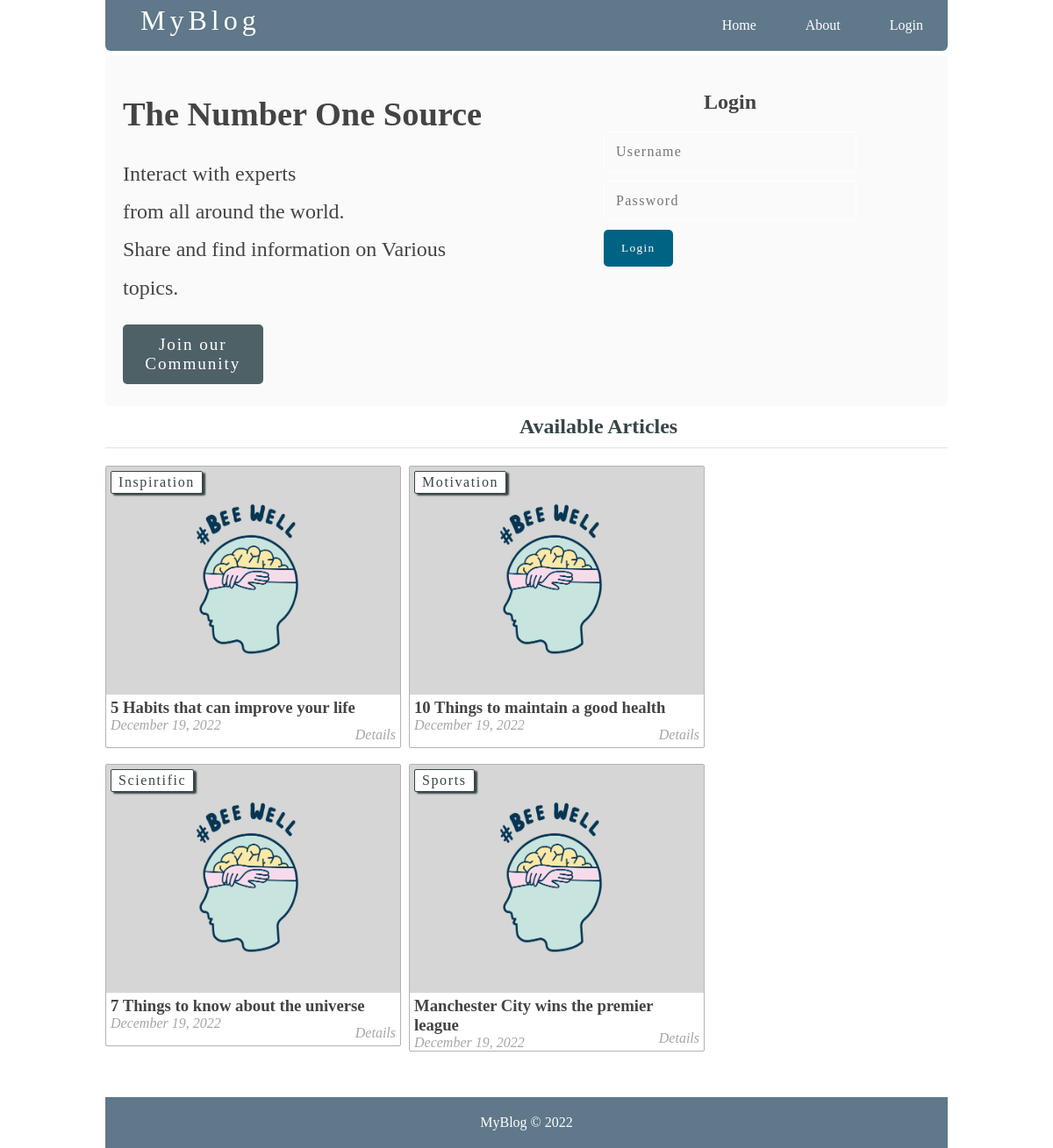
The page / on the database its author committed.
### tables this page shows
CREATE TABLE `articles` (
  `id` int NOT NULL AUTO_INCREMENT,
  `user_id` int DEFAULT NULL,
  `title` varchar(255) NOT NULL,
  `holder` varchar(255) NOT NULL,
  `views` int NOT NULL DEFAULT '0',
  `image` varchar(255) NOT NULL,
  `body` text NOT NULL,
  `published` tinyint(1) NOT NULL,
  `created_at` timestamp NOT NULL DEFAULT CURRENT_TIMESTAMP ON UPDATE CURRENT_TIMESTAMP,
  `updated_at` timestamp NOT NULL DEFAULT '0000-00-00 00:00:00',
  PRIMARY KEY (`id`),
  UNIQUE KEY `slug` (`holder`),
  KEY `user_id` (`user_id`),
  CONSTRAINT `articles_ibfk_1` FOREIGN KEY (`user_id`) REFERENCES `users` (`id`)
);

CREATE TABLE `topics` (
  `id` int NOT NULL,
  `name` varchar(255) DEFAULT NULL,
  `topic_holder` varchar(255) DEFAULT NULL,
  PRIMARY KEY (`id`),
  UNIQUE KEY `topic_holder_UNIQUE` (`topic_holder`)
);

### functions.php (called while the page is built, shortened)
<?php
function getArticles() {
	global $conn;
	$sql = "SELECT * FROM articles WHERE published=true";
	$result = mysqli_query($conn, $sql);
	$articles = mysqli_fetch_all($result, MYSQLI_ASSOC);
    $final_articles = array();
    foreach ($articles as $articl) {
		$articl['topic'] = getTopic($articl['id']);
		array_push($final_articles, $articl);
	}
	return $final_articles;
}
function getTopic($articlId){
    global $conn;
    $sql = "SELECT * FROM topics WHERE id=
			(SELECT topic_id FROM posts WHERE article_id=$articlId) LIMIT 1";
	$result = mysqli_query($conn, $sql);
	$topic = mysqli_fetch_assoc($result);
	return $topic;
}
?>

### index.php (the view, shortened to what this page needs)
<?php require_once('connect.php') ?>
<?php require_once('functions.php') ?>
<!DOCTYPE html>
<html>
<head>
	<link rel="stylesheet" href="css/style.css">
</head>
<body>
	<div class="container">
    <div class="navbar">
			<div class="brand">
				<a href="index.php"><h1>MyBlog</h1></a>
			</div>
			<ul>
              <li><a class="active" href="index.php">Home</a></li>
			  <li><a href="about.php">About</a></li>
              <li><a href="login.php">Login</a></li>
			</ul>
		</div>
        <?php if (isset($_SESSION['user']['username'])) { ?>
	<div class="logged_in_info">
		<span>Welcome <?php echo $_SESSION['user']['username'] ?></span>
		|
		<span><a href="logout.php">logout</a></span>
	</div>
    <?php }else{ ?>
    <div class="banner">
	<div class="welcome_msg">
		<h1>The Number One Source</h1>
		<p>
		    Interact with experts <br>
		    from all around the world. <br>
		    Share and find information on Various topics. <br>
		</p>
		<a href="register.php" class="btn">Join our Community</a>
	</div>
	<div class="login_div">
		<form action="login.php" method="post" >
			<h2>Login</h2>
			<input type="text" name="username" placeholder="Username">
			<input type="password" name="password"  placeholder="Password">
			<button class="btn" type="submit" name="login_btn">Login</button>
		</form>
	</div>
</div>
<?php } ?>
		<div class="content">
			<h2 class="content-title">Available Articles</h2>
			<hr>
			<?php $articles = getArticles(); ?>
            <?php foreach ($articles as $art): ?>
	<div class="post" style="margin-left: 0px;">
		<img src="<?php echo 'images/' . $art['image']; ?>" class="post_image" alt="">
        <?php if (isset($art['topic']['name'])): ?>
			<a
				href="<?php echo 'articleby_topic.php?topic=' . $art['topic']['id'] ?>"
				class="btn category">
				<?php echo $art['topic']['name'] ?>
			</a>
		<?php endif ?>
		<a href="single_article.php?post-slug=<?php echo $art['holder']; ?>">
			<div class="post_info">
				<h3><?php echo $art['title'] ?></h3>
				<div class="info">
					<span><?php echo date("F j, Y ", strtotime($art["created_at"])); ?></span>
					<span class="read_more">Details</span>
				</div>
			</div>
		</a>
	</div>
<?php endforeach ?>
		</div>
		<div class="footer">
			<p>MyBlog &copy; 2022</p>
		</div>
	</div>
</body>
</html>

### style.css (style rules this page uses)
* { margin: 0px; padding: 0px; }
html { height: 100%; box-sizing: border-box; }
body { position: relative; margin: 0; padding-bottom: 6rem; min-height: 100%; }
h1, h2, h3, h4, h5, h6 { color: #444; font-family: 'sans-serif', cursive; }
a { text-decoration: none; }
ul, ol { margin-left: 40px; }
hr { margin: 10px 0px; opacity: .25; }
form h2 { margin: 25px auto; text-align: center; font-family: 'sans-serif', cursive; }
form input { width: 100%; display: block; padding: 13px 13px; font-size: 1em; margin: 5px auto 10px; border-radius: 3px; box-sizing : border-box; background: transparent; border: 1px solid #3E606F; }
.btn { color: white; background: #4E6166; text-align: center; border: none; border-radius: 5px; display: block; letter-spacing: .1em; margin: 10px 0px; padding: 13px 20px; text-decoration: none; font-family: cursive; }
.container { width: 80%; margin: 0px auto; }
.navbar { margin: 0 auto; overflow: hidden; background-color: #5f788a; border-radius: 0px 0px 6px 6px; }
.navbar ul { list-style-type: none; float: right; }
.navbar ul li { float: left; font-family: cursive; }
.navbar ul li a { display: block; color: white; text-align: center; padding: 20px 28px; text-decoration: none; }
.navbar .brand { float: left; padding-top: 5px; padding-left: 40px; }
.navbar .brand h1 { color: white; font-size: 2em; letter-spacing: 5px; font-weight: 100; font-family: cursive; }
.footer { position: absolute; right: 0; bottom: 0; left: 0; color: white; background-color: #5f788a; text-align: center; width: 80%; margin: 20px auto 0px; padding: 20px 0px; }
.banner { margin: 5px auto; min-height: 400px; color: #444444; border-radius: 5px; background: #fafafa; }
.banner .welcome_msg { width: 45%; float: left; padding: 20px; }
.banner .welcome_msg h1 { color: #444444; margin: 25px 0px; font-size: 2.4em; font-family: 'sans-serif', cursive; }
.banner .welcome_msg p { color: #444444; font-size: 1.5em; line-height: 1.8em; font-family: cursive; }
.banner .welcome_msg a { width: 30%; margin: 20px 0px; padding: 12px 15px; font-size: 1.2em; text-decoration: none; }
.banner .login_div { width: 50%; float: left; }
.banner .login_div form { margin-top: 40px; }
.banner .login_div form h2 { color: cursive; margin-bottom: 20px; font-family: cursive; }
.banner .login_div form input { width: 60%; color: white; border: 1px solid white; margin: 10px auto; letter-spacing: 1.3px; font-family: cursive; }
.banner .login_div form button { display: block; background: #006384; margin-left: 20%; }
.content { margin: 5px auto; border-radius: 5px; min-height: 400px; }
.content:after { content: ""; display: block; clear: both; }
.content .content-title { margin: 10px 0px; color: #374447; font-family: 'sans-serif', cursive;; }
.content .post { width: 335px; margin: 9px; min-height: 320px; float: left; border-radius: 2px; border: 1px solid #b3b3b3; position: relative; }
.content .post .category { margin-top: 0px; padding: 3px 8px; color: #374447; background: white; display: inline-block; border-radius: 2px; border: 1px solid #374447; box-shadow: 3px 2px 2px; position: absolute; left: 5px; top: 5px; z-index: 3; }
.content .post .post_image { height: 260px; width: 100%; background-size: 100%; }
.content .post .post_image { width: 100%; height: 260px; }
.content .post .post_info { height: 100%; padding: 0px 5px; font-weight: 200; font-family: cursive; }
.content .post .post_info { color: #222; }
.content .post .post_info span { color: #A6A6A6; font-style: italic; }
.content .post .post_info span.read_more { position: absolute; right: 5px; bottom: 5px; }

### rows shown on the page
articles: image (placeholder picture), title "5 Habits that can improve your life", created_at "December 19, 2022"
topics: name "Inspiration"
articles: image (placeholder picture), title "10 Things to maintain a good health", created_at "December 19, 2022"
topics: name "Motivation"
articles: image (placeholder picture), title "7 Things to know about the universe", created_at "December 19, 2022"
topics: name "Scientific"
articles: image (placeholder picture), title "Manchester City wins the premier league", created_at "December 19, 2022"
topics: name "Sports"
